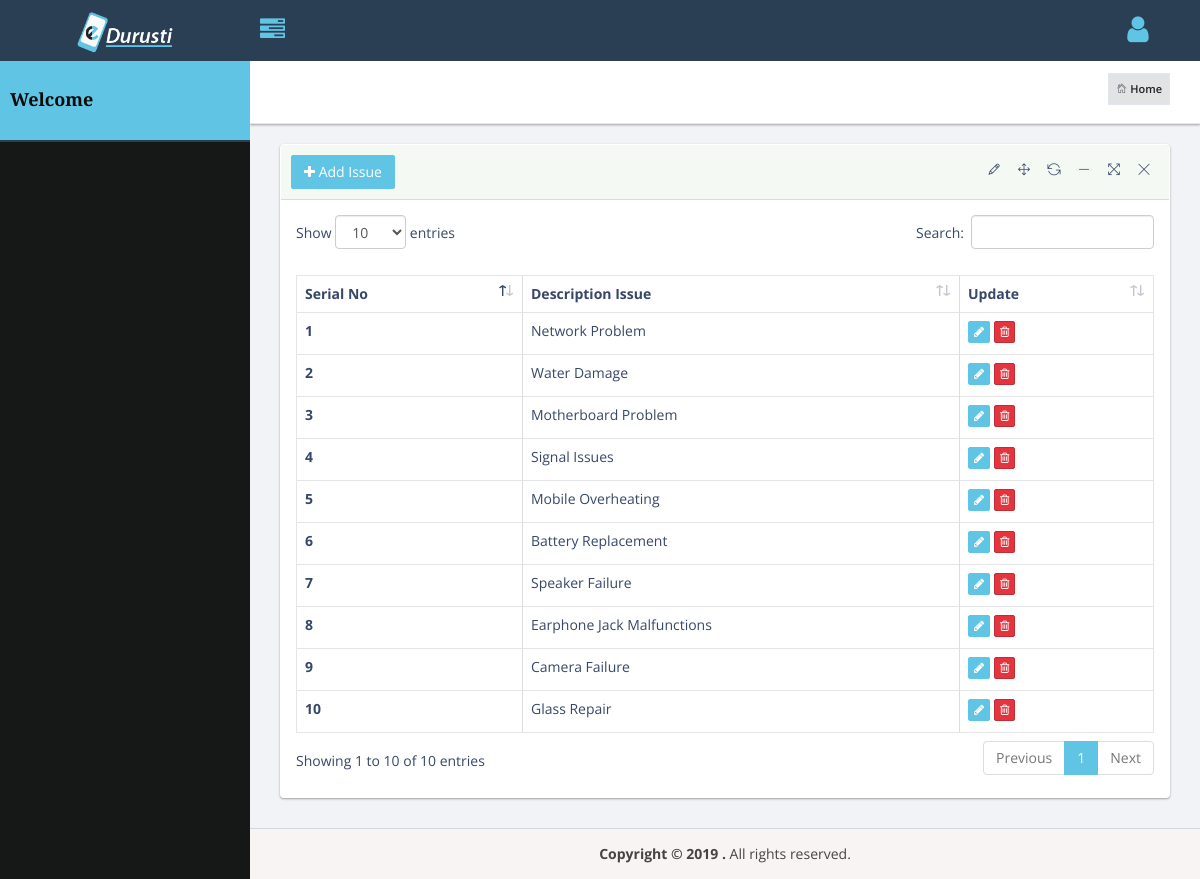
/admin/issues_list.php (signed in), run on the app's committed database.
### tables this page shows
CREATE TABLE `issues` (
  `issues_id` int(11) NOT NULL,
  `title` varchar(255) DEFAULT NULL,
  `description` text,
  `status` enum('1','2','3') NOT NULL DEFAULT '1' COMMENT '1-active,2-seactive,3-delated',
  `created_date` timestamp NOT NULL DEFAULT CURRENT_TIMESTAMP ON UPDATE CURRENT_TIMESTAMP,
  `updated_date` timestamp NOT NULL DEFAULT CURRENT_TIMESTAMP ON UPDATE CURRENT_TIMESTAMP
);

### admin/issues_list.php (called while the page is built)
<?php
include_once('class/issue_mobile.php');
include_once('header.php');
$issue = new Issue_mobile();
$issue_list = $issue->getallissue_list();
$num = count($issue_list);
include_once('template/issues_list.tpl.php');
?>

### admin/includes/MysqliDb.php (called while the page is built, shortened)
<?php
class MysqliDb
{
    public static $prefix = '';
    protected $_mysqli = array();
    protected $_query;
    public $returnType = 'array';
    protected $_nestJoin = false;
    private $_tableName = '';
    protected $_mapKey = null;
    public $defConnectionName = 'default';
    protected $_transaction_in_progress = false;
    public function __construct($host = null, $username = null, $password = null, $db = null, $port = null, $charset = 'utf8', $socket = null)
    {
        $isSubQuery = false;
    }
    public function addConnection($name, array $params)
    {
        foreach (array('host', 'username', 'password', 'db', 'port', 'socket', 'charset') as $k) {
            $prm = isset($params[$k]) ? $params[$k] : null;
            if ($k == 'host') {
                if (is_object($prm))
                    $this->_mysqli[$name] = $prm;
                if (!is_string($prm))
                    $prm = null;
            }
        }
        return $this;
    }
    public function mysqli()
    {
        return $this->_mysqli[$this->defConnectionName];
    }
    protected function reset()
    {
        $this->_query = null;
        $this->returnType = 'array';
        $this->_nestJoin = false;
        $this->_tableName = '';
        $this->_mapKey = null;
        if(!$this->_transaction_in_progress ) {
            $this->defConnectionName = 'default';
        }
        return $this;
    }
    public function rawQuery($query, $bindParams = null)
    {
        $params = array('');
        $this->_query = $query;
        $stmt = $this->_prepareQuery();
        $stmt->execute();
        $res = $this->_dynamicBindResults($stmt);
        return $res;
    }
    protected function _dynamicBindResults(mysqli_stmt $stmt)
    {
        $parameters = array();
        $results = array();
        $mysqlLongType = 252;
        $shouldStoreResult = false;
        $meta = $stmt->result_metadata();
        $row = array();
        while ($field = $meta->fetch_field()) {
            if ($field->type == $mysqlLongType) {
                $shouldStoreResult = true;
            }
            if ($this->_nestJoin && $field->table != $this->_tableName) {
                $field->table = substr($field->table, strlen(self::$prefix));
                $row[$field->table][$field->name] = null;
                $parameters[] = & $row[$field->table][$field->name];
            } else {
                $row[$field->name] = null;
                $parameters[] = & $row[$field->name];
            }
        }
        if ($shouldStoreResult) {
            $stmt->store_result();
        }
        call_user_func_array(array($stmt, 'bind_result'), $parameters);
        while ($stmt->fetch()) {
            if ($this->returnType == 'object') {
                $result = new stdClass ();
                foreach ($row as $key => $val) {
                    if (is_array($val)) {
                        $result->$key = new stdClass ();
                        foreach ($val as $k => $v) {
                            $result->$key->$k = $v;
                        }
                    } else {
                        $result->$key = $val;
                    }
                }
            } else {
                $result = array();
                foreach ($row as $key => $val) {
                    if (is_array($val)) {
                        foreach ($val as $k => $v) {
                            $result[$key][$k] = $v;
                        }
                    } else {
                        $result[$key] = $val;
                    }
                }
            }
            if ($this->_mapKey) {
                $results[$row[$this->_mapKey]] = count($row) > 2 ? $result : end($result);
            } else {
                array_push($results, $result);
            }
        }
        return $results;
    }
    protected function _prepareQuery()
    {
        $stmt = $this->mysqli()->prepare($this->_query);
        if ($stmt !== false) {
            return $stmt;
        }
        $error = $this->mysqli()->error;
        $query = $this->_query;
        $errno = $this->mysqli()->errno;
        throw new Exception(sprintf('%s query: %s', $error, $query), $errno);
    }
    protected function replacePlaceHolders($str, $vals)
    {
        $newStr = "";
        $newStr .= $str;
        return $newStr;
    }
}

### admin/includes/database.php (called while the page is built, shortened)
<?php
include_once('MysqliDb.php');
$host = hostname;
$dbname = dbname;
$username = username;
$password = password;
$mysqli = new mysqli ($host, $username, $password, $dbname);
$db = new MysqliDb ($mysqli);
?>

### admin/class/issue_mobile.php (called while the page is built, shortened)
<?php
class Issue_mobile
{
	function getallissue_list()
	{
		global $db;
		return $db->rawQuery("select * from issues where status='1' order by issues_id DESC");
	}
}
?>

### admin/template/issues_list.tpl.php (the view, shortened to what this page needs)
	<section class="content">
		<div class="row">
			<div class="col-sm-12">
				<div class="panel panel-bd lobidrag">
					<div class="panel-heading">
						<div class="btn-group">
							<a class="btn btn-success" href="issues_add.php"> <i class="fa fa-plus"></i> Add Issue
							</a>
						</div>
					</div>
					<div class="panel-body">
						 <div class="table-responsive">
							<table id="example" class="table table-bordered table-hover">
				<thead>
					<tr>
						<th>Serial No</th>
						<th>Description Issue </th>
						<th>Update</th>
					</tr>
				</thead>
				<?php
				$j = 1;
				if($num > 0)
				{
					for($i=0;$i<$num;$i++)
					{
						?>
						<tr>
						   <td>
							   <label><?php echo $j++;?></label>
						   </td>
						   <td><?php echo $issue_list[$i]['title'];?></td>
						   <td>
							<button type="button" class="btn btn-info btn-xs" data-toggle="modal" data-target="#ordine" onclick="getData('<?php echo $issue_list[$i]['issues_id']; ?>');"><i class="fa fa-pencil"></i>
							</button>
							<button type="button" class="btn btn-danger btn-xs" onclick="confirmation('<?php echo $issue_list[$i]['issues_id']; ?>');"><i class="fa fa-trash-o"></i>
							</button>
						   </td>
						</tr>
						<?php
					}
				}
				?>
		</table>
	</div>
	</div>
	</div>
	</div>
	</div>
</section>
<?php include_once('footer.php'); ?>

### data on the page
issues: title "Network Problem"
issues: title "Water Damage"
issues: title "Motherboard Problem"
issues: title "Signal Issues"
issues: title "Mobile Overheating"
issues: title "Battery Replacement"
issues: title "Speaker Failure"
issues: title "Earphone Jack Malfunctions"
issues: title "Camera Failure"
issues: title "Glass Repair"
